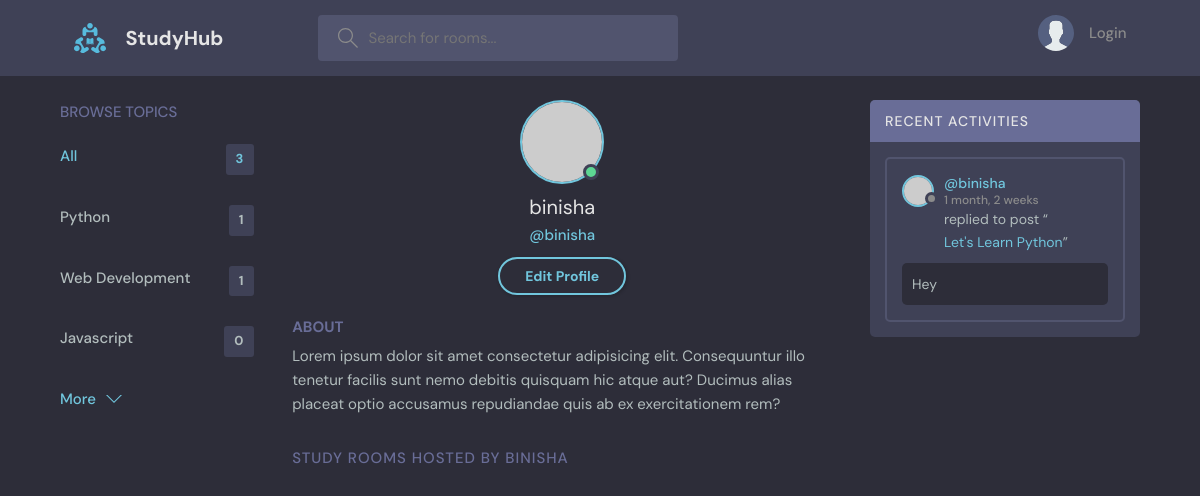
Before: /profile/2/ with the older database file.
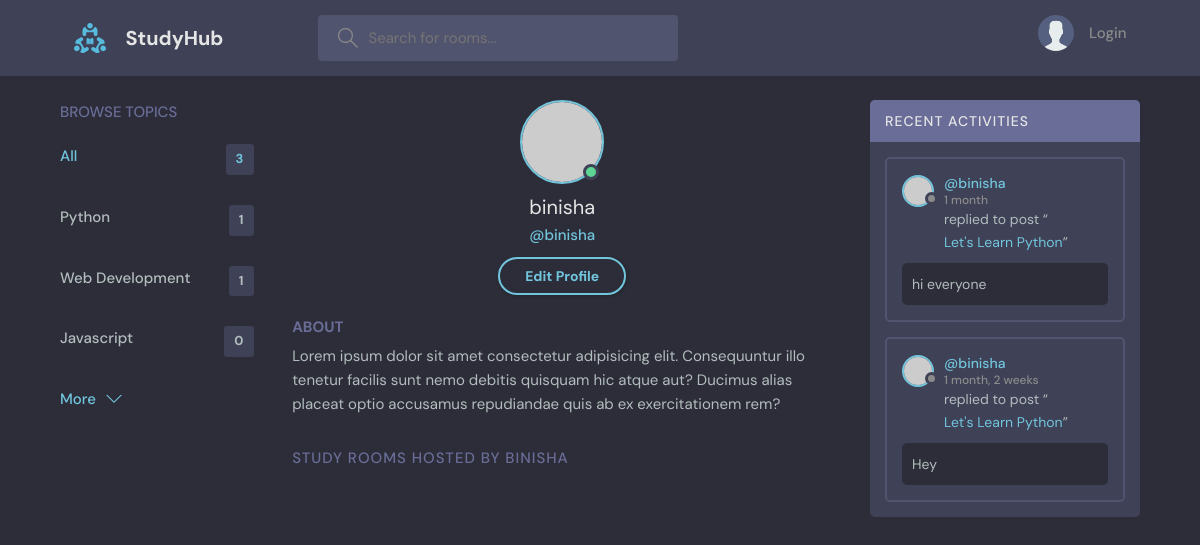
After: the same page with the newer database file.
### base/models.py (models this page shows, shortened)
class Topic(models.Model):
    name = models.CharField(max_length=200)

class Message(models.Model):
    user = models.ForeignKey(User, on_delete=models.CASCADE)
    room = models.ForeignKey(Room, on_delete=models.CASCADE)
    body = models.TextField()
    updated = models.DateTimeField(auto_now=True)
    created = models.DateTimeField(auto_now_add=True)
    class Meta:
        ordering = ['-updated', '-created']

class Room(models.Model):
    host = models.ForeignKey(User, on_delete=models.SET_NULL, null=True)
    topic = models.ForeignKey(Topic, on_delete=models.SET_NULL, null=True)
    name = models.CharField(max_length=200)
    description = models.TextField(null=True, blank=True)
    participants = models.ManyToManyField(User, related_name='participants', blank=True)
    updated = models.DateTimeField(auto_now=True)
    created = models.DateTimeField(auto_now_add=True)
    class Meta:
        ordering = ['-updated', '-created']
    def __str__(self):
        return self.name

### base/views.py (the view)
# urls.py: path('profile/<str:pk>/', views.user_profile, name="user-profile"),
def user_profile(request, pk):
    user = User.objects.get(id=pk)
    rooms = user.room_set.all()
    room_messages = user.message_set.all()
    topics = Topic.objects.all()
    context = {'user': user, 'rooms':rooms, 'room_messages': room_messages, 'topics': topics}
    return render(request, 'base/profile.html', context)

### base/templates/base/profile.html (shortened to what this page needs)
{% extends 'main.html' %}
{% block content %}
  <main class="profile-page layout layout--3">
    <div class="container">
      {% include 'base/topics_component.html' %}
      <div class="roomList">
        <div class="profile">
          <div class="profile__avatar">
            <div class="avatar avatar--large active">
              <img src="https://randomuser.me/api/portraits/men/11.jpg" />
            </div>
          </div>
          <div class="profile__info">
            <h3>{{user.username}}</h3>
            <p>@{{user.username}}</p>
            <a href="edit-user.html" class="btn btn--main btn--pill">Edit Profile</a>
          </div>
          <div class="profile__about">
            <h3>About</h3>
            <p>
              Lorem ipsum dolor sit amet consectetur adipisicing elit. Consequuntur illo tenetur
              facilis sunt nemo debitis quisquam hic atque aut? Ducimus alias placeat optio
              accusamus repudiandae quis ab ex exercitationem rem?
            </p>
          </div>
        </div>
        <div class="roomList__header">
          <div>
            <h2>Study Rooms Hosted by {{user.username}}</a>
            </h2>
          </div>
        </div>
      </div>
      {% include 'base/activity_component.html' %}
    </div>
  </main>
{% endblock content %}

### base/templates/base/topics_component.html
<div class="topics">
    <div class="topics__header">
        <h2>Browse Topics</h2>
    </div>
    <ul class="topics__list">
        <li>
            <a href="/" class="active">All <span>{{topics.count}}</span></a>
        </li>
        {% for topic in topics %}
        <li>
            <a href="{% url 'home' %}?q={{topic.name}}">{{topic.name}} <span>{{topic.room_set.all.count}}</span></a>
        </li>
        {% endfor %}
    </ul>
    <a class="btn btn--link" href="topics.html">
        More
        <svg version="1.1" xmlns="http://www.w3.org/2000/svg" width="32" height="32" viewBox="0 0 32 32">
            <title>chevron-down</title>
            <path d="M16 21l-13-13h-3l16 16 16-16h-3l-13 13z"></path>
        </svg>
    </a>
</div>

### base/templates/base/activity_component.html (shortened to what this page needs)
<div class="activities">
    <div class="activities__header">
        <h2>Recent Activities</h2>
    </div>
    {% for message in room_messages %}
    <div class="activities__box">
        <div class="activities__boxHeader roomListRoom__header">
            <a href="{% url 'user-profile' message.user.id %}" class="roomListRoom__author">
                <div class="avatar avatar--small">
                    <img src="https://randomuser.me/api/portraits/women/11.jpg" />
                </div>
                <p>
                    @{{message.user}}
                    <span>{{message.created|timesince}}</span>
                </p>
            </a>
        </div>
        <div class="activities__boxContent">
            <p>replied to post “<a href="{% url 'room' message.room.id %}">{{message.room}}</a>”</p>
            <div class="activities__boxRoomContent">
               {{message.body}}
            </div>
        </div>
    </div>
    {% endfor %}
</div>

Changed rows visible on the page:
added Message: user "binisha", created "1 month", room "Let's Learn Python", body "hi everyone"
